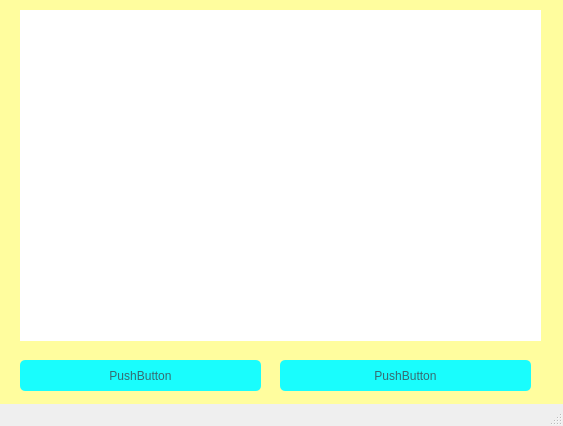
<?xml version="1.0" encoding="UTF-8"?>
<ui version="4.0">
 <class>MainWindow</class>
 <widget class="QMainWindow" name="MainWindow">
  <property name="geometry">
   <rect>
    <x>0</x>
    <y>0</y>
    <width>563</width>
    <height>426</height>
   </rect>
  </property>
  <property name="windowTitle">
   <string>MainWindow</string>
  </property>
  <property name="styleSheet">
   <string notr="true">#centralwidget{
	background-color: rgb(255,253,158);
}

QPushButton{
	background-color: rgb(25,253,253);
	border-radius: 5px;
	padding: 10px 10px;
	color: rgb(55, 107, 113);
}

QPushButton:hover{
	color: rgb(45,97,100);
	border: 3px solid rgb(55,107,113);
	cursor: pointer;
}

QListWidget{
	border-radius: 5px;
	color: rgb(10,10,10);
}</string>
  </property>
  <widget class="QWidget" name="centralwidget">
   <widget class="QListWidget" name="listWidget">
    <property name="geometry">
     <rect>
      <x>20</x>
      <y>10</y>
      <width>521</width>
      <height>331</height>
     </rect>
    </property>
   </widget>
   <widget class="QPushButton" name="pushButton_2">
    <property name="geometry">
     <rect>
      <x>280</x>
      <y>360</y>
      <width>251</width>
      <height>31</height>
     </rect>
    </property>
    <property name="text">
     <string>PushButton</string>
    </property>
   </widget>
   <widget class="QPushButton" name="pushButton">
    <property name="geometry">
     <rect>
      <x>20</x>
      <y>360</y>
      <width>241</width>
      <height>31</height>
     </rect>
    </property>
    <property name="text">
     <string>PushButton</string>
    </property>
   </widget>
  </widget>
  <widget class="QStatusBar" name="statusbar"/>
 </widget>
 <resources/>
 <connections/>
</ui>
